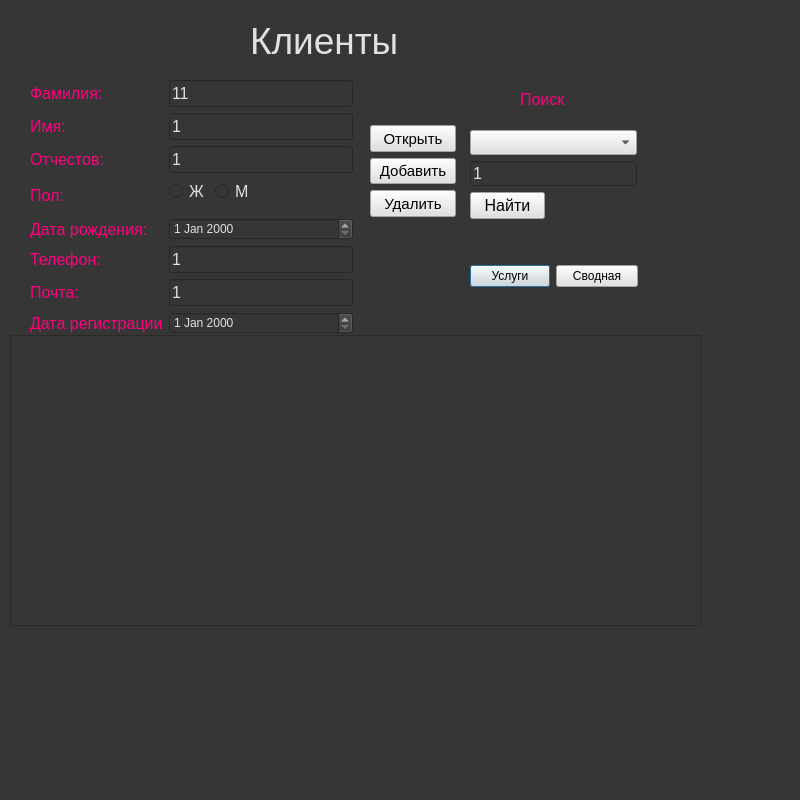
<?xml version="1.0" encoding="UTF-8"?>
<ui version="4.0">
 <class>Dialog</class>
 <widget class="QDialog" name="Dialog">
  <property name="windowModality">
   <enum>Qt::NonModal</enum>
  </property>
  <property name="geometry">
   <rect>
    <x>0</x>
    <y>0</y>
    <width>800</width>
    <height>800</height>
   </rect>
  </property>
  <property name="windowTitle">
   <string>Dialog</string>
  </property>
  <property name="styleSheet">
   <string notr="true">background-color: rgb(54, 54, 54);</string>
  </property>
  <widget class="QLineEdit" name="leFind">
   <property name="enabled">
    <bool>true</bool>
   </property>
   <property name="geometry">
    <rect>
     <x>470</x>
     <y>161</y>
     <width>167</width>
     <height>25</height>
    </rect>
   </property>
   <property name="sizePolicy">
    <sizepolicy hsizetype="Expanding" vsizetype="Maximum">
     <horstretch>0</horstretch>
     <verstretch>0</verstretch>
    </sizepolicy>
   </property>
   <property name="font">
    <font>
     <pointsize>12</pointsize>
    </font>
   </property>
   <property name="styleSheet">
    <string notr="true">color: rgb(225, 225, 225); </string>
   </property>
   <property name="text">
    <string>1</string>
   </property>
  </widget>
  <widget class="QWidget" name="layoutWidget_3">
   <property name="geometry">
    <rect>
     <x>470</x>
     <y>265</y>
     <width>168</width>
     <height>25</height>
    </rect>
   </property>
   <layout class="QFormLayout" name="formLayout_3">
    <item row="0" column="0">
     <widget class="QPushButton" name="pushButton_3">
      <property name="styleSheet">
       <string notr="true">background-color: rgb(225, 225, 225);</string>
      </property>
      <property name="text">
       <string>Услуги</string>
      </property>
     </widget>
    </item>
    <item row="0" column="1">
     <widget class="QPushButton" name="pushButton_2">
      <property name="styleSheet">
       <string notr="true">background-color: rgb(225, 225, 225);</string>
      </property>
      <property name="text">
       <string>Сводная</string>
      </property>
     </widget>
    </item>
   </layout>
  </widget>
  <widget class="QComboBox" name="cbColNames">
   <property name="geometry">
    <rect>
     <x>470</x>
     <y>130</y>
     <width>167</width>
     <height>25</height>
    </rect>
   </property>
   <property name="sizePolicy">
    <sizepolicy hsizetype="Preferred" vsizetype="Maximum">
     <horstretch>0</horstretch>
     <verstretch>0</verstretch>
    </sizepolicy>
   </property>
   <property name="font">
    <font>
     <pointsize>12</pointsize>
    </font>
   </property>
   <property name="styleSheet">
    <string notr="true">background-color: rgb(225, 225, 225);</string>
   </property>
  </widget>
  <widget class="QLabel" name="label_8">
   <property name="geometry">
    <rect>
     <x>520</x>
     <y>90</y>
     <width>51</width>
     <height>19</height>
    </rect>
   </property>
   <property name="sizePolicy">
    <sizepolicy hsizetype="Preferred" vsizetype="Preferred">
     <horstretch>3</horstretch>
     <verstretch>2</verstretch>
    </sizepolicy>
   </property>
   <property name="font">
    <font>
     <pointsize>12</pointsize>
    </font>
   </property>
   <property name="styleSheet">
    <string notr="true">color:rgb(255, 0, 127);</string>
   </property>
   <property name="text">
    <string>Поиск</string>
   </property>
  </widget>
  <widget class="QWidget" name="layoutWidget_2">
   <property name="geometry">
    <rect>
     <x>370</x>
     <y>125</y>
     <width>86</width>
     <height>92</height>
    </rect>
   </property>
   <layout class="QVBoxLayout" name="verticalLayout">
    <item>
     <widget class="QPushButton" name="pbOpen">
      <property name="sizePolicy">
       <sizepolicy hsizetype="Expanding" vsizetype="Expanding">
        <horstretch>0</horstretch>
        <verstretch>0</verstretch>
       </sizepolicy>
      </property>
      <property name="font">
       <font>
        <pointsize>11</pointsize>
       </font>
      </property>
      <property name="mouseTracking">
       <bool>false</bool>
      </property>
      <property name="tabletTracking">
       <bool>false</bool>
      </property>
      <property name="styleSheet">
       <string notr="true">background-color: rgb(225, 225, 225);</string>
      </property>
      <property name="inputMethodHints">
       <set>Qt::ImhNone</set>
      </property>
      <property name="text">
       <string>Открыть</string>
      </property>
      <property name="autoDefault">
       <bool>false</bool>
      </property>
     </widget>
    </item>
    <item>
     <widget class="QPushButton" name="pbInsert">
      <property name="sizePolicy">
       <sizepolicy hsizetype="Expanding" vsizetype="Expanding">
        <horstretch>0</horstretch>
        <verstretch>0</verstretch>
       </sizepolicy>
      </property>
      <property name="font">
       <font>
        <pointsize>11</pointsize>
       </font>
      </property>
      <property name="mouseTracking">
       <bool>false</bool>
      </property>
      <property name="tabletTracking">
       <bool>false</bool>
      </property>
      <property name="styleSheet">
       <string notr="true">background-color: rgb(225, 225, 225);</string>
      </property>
      <property name="inputMethodHints">
       <set>Qt::ImhNone</set>
      </property>
      <property name="text">
       <string>Добавить</string>
      </property>
      <property name="autoDefault">
       <bool>false</bool>
      </property>
     </widget>
    </item>
    <item>
     <widget class="QPushButton" name="pbDelete">
      <property name="sizePolicy">
       <sizepolicy hsizetype="Expanding" vsizetype="Expanding">
        <horstretch>0</horstretch>
        <verstretch>0</verstretch>
       </sizepolicy>
      </property>
      <property name="font">
       <font>
        <pointsize>11</pointsize>
       </font>
      </property>
      <property name="mouseTracking">
       <bool>false</bool>
      </property>
      <property name="tabletTracking">
       <bool>false</bool>
      </property>
      <property name="styleSheet">
       <string notr="true">background-color: rgb(225, 225, 225);</string>
      </property>
      <property name="inputMethodHints">
       <set>Qt::ImhNone</set>
      </property>
      <property name="text">
       <string>Удалить</string>
      </property>
      <property name="autoDefault">
       <bool>false</bool>
      </property>
     </widget>
    </item>
   </layout>
  </widget>
  <widget class="QTableWidget" name="twStaffs">
   <property name="geometry">
    <rect>
     <x>10</x>
     <y>335</y>
     <width>691</width>
     <height>291</height>
    </rect>
   </property>
   <property name="font">
    <font>
     <pointsize>10</pointsize>
    </font>
   </property>
   <property name="styleSheet">
    <string notr="true">color: rgb(225, 225, 225); </string>
   </property>
  </widget>
  <widget class="QPushButton" name="pbFind">
   <property name="geometry">
    <rect>
     <x>470</x>
     <y>192</y>
     <width>75</width>
     <height>27</height>
    </rect>
   </property>
   <property name="font">
    <font>
     <pointsize>12</pointsize>
    </font>
   </property>
   <property name="styleSheet">
    <string notr="true">background-color: rgb(225, 225, 225);</string>
   </property>
   <property name="text">
    <string>Найти</string>
   </property>
  </widget>
  <widget class="QWidget" name="layoutWidget">
   <property name="geometry">
    <rect>
     <x>30</x>
     <y>80</y>
     <width>323</width>
     <height>254</height>
    </rect>
   </property>
   <layout class="QFormLayout" name="formLayout_2">
    <item row="0" column="0">
     <widget class="QLabel" name="label">
      <property name="sizePolicy">
       <sizepolicy hsizetype="Preferred" vsizetype="Preferred">
        <horstretch>3</horstretch>
        <verstretch>2</verstretch>
       </sizepolicy>
      </property>
      <property name="font">
       <font>
        <pointsize>12</pointsize>
       </font>
      </property>
      <property name="styleSheet">
       <string notr="true">color:rgb(255, 0, 127);</string>
      </property>
      <property name="text">
       <string>Фамилия:</string>
      </property>
     </widget>
    </item>
    <item row="0" column="1">
     <widget class="QLineEdit" name="leFio">
      <property name="font">
       <font>
        <pointsize>12</pointsize>
       </font>
      </property>
      <property name="styleSheet">
       <string notr="true">color: rgb(225, 225, 225); </string>
      </property>
      <property name="text">
       <string>11</string>
      </property>
     </widget>
    </item>
    <item row="1" column="0">
     <widget class="QLabel" name="label_9">
      <property name="sizePolicy">
       <sizepolicy hsizetype="Preferred" vsizetype="Preferred">
        <horstretch>3</horstretch>
        <verstretch>2</verstretch>
       </sizepolicy>
      </property>
      <property name="font">
       <font>
        <pointsize>12</pointsize>
       </font>
      </property>
      <property name="styleSheet">
       <string notr="true">color:rgb(255, 0, 127);
</string>
      </property>
      <property name="text">
       <string>Имя:</string>
      </property>
     </widget>
    </item>
    <item row="1" column="1">
     <widget class="QLineEdit" name="leFio_2">
      <property name="font">
       <font>
        <pointsize>12</pointsize>
       </font>
      </property>
      <property name="styleSheet">
       <string notr="true">color: rgb(225, 225, 225); </string>
      </property>
      <property name="text">
       <string>1</string>
      </property>
     </widget>
    </item>
    <item row="2" column="0">
     <widget class="QLabel" name="label_10">
      <property name="sizePolicy">
       <sizepolicy hsizetype="Preferred" vsizetype="Preferred">
        <horstretch>3</horstretch>
        <verstretch>2</verstretch>
       </sizepolicy>
      </property>
      <property name="font">
       <font>
        <pointsize>12</pointsize>
       </font>
      </property>
      <property name="styleSheet">
       <string notr="true">color:rgb(255, 0, 127);</string>
      </property>
      <property name="text">
       <string>Отчестов:</string>
      </property>
     </widget>
    </item>
    <item row="2" column="1">
     <widget class="QLineEdit" name="leFio_3">
      <property name="font">
       <font>
        <pointsize>12</pointsize>
       </font>
      </property>
      <property name="styleSheet">
       <string notr="true">color: rgb(225, 225, 225); </string>
      </property>
      <property name="text">
       <string>1</string>
      </property>
     </widget>
    </item>
    <item row="3" column="0">
     <widget class="QLabel" name="label_2">
      <property name="sizePolicy">
       <sizepolicy hsizetype="Preferred" vsizetype="Preferred">
        <horstretch>3</horstretch>
        <verstretch>2</verstretch>
       </sizepolicy>
      </property>
      <property name="font">
       <font>
        <pointsize>12</pointsize>
       </font>
      </property>
      <property name="styleSheet">
       <string notr="true">color:rgb(255, 0, 127);</string>
      </property>
      <property name="text">
       <string>Пол:</string>
      </property>
     </widget>
    </item>
    <item row="3" column="1">
     <layout class="QFormLayout" name="formLayout">
      <item row="0" column="0">
       <widget class="QRadioButton" name="rbFemale">
        <property name="font">
         <font>
          <pointsize>12</pointsize>
         </font>
        </property>
        <property name="styleSheet">
         <string notr="true">color: rgb(225, 225, 225); </string>
        </property>
        <property name="text">
         <string>Ж</string>
        </property>
       </widget>
      </item>
      <item row="0" column="1">
       <widget class="QRadioButton" name="rbMale">
        <property name="font">
         <font>
          <pointsize>12</pointsize>
         </font>
        </property>
        <property name="styleSheet">
         <string notr="true">color: rgb(225, 225, 225); </string>
        </property>
        <property name="text">
         <string>М</string>
        </property>
       </widget>
      </item>
     </layout>
    </item>
    <item row="4" column="0">
     <widget class="QLabel" name="label_3">
      <property name="sizePolicy">
       <sizepolicy hsizetype="Preferred" vsizetype="Preferred">
        <horstretch>3</horstretch>
        <verstretch>2</verstretch>
       </sizepolicy>
      </property>
      <property name="font">
       <font>
        <pointsize>12</pointsize>
       </font>
      </property>
      <property name="styleSheet">
       <string notr="true">color:rgb(255, 0, 127);</string>
      </property>
      <property name="text">
       <string>Дата рождения:</string>
      </property>
     </widget>
    </item>
    <item row="4" column="1">
     <widget class="QDateEdit" name="sbAge">
      <property name="styleSheet">
       <string notr="true">color: rgb(225, 225, 225); </string>
      </property>
     </widget>
    </item>
    <item row="5" column="0">
     <widget class="QLabel" name="label_4">
      <property name="sizePolicy">
       <sizepolicy hsizetype="Preferred" vsizetype="Preferred">
        <horstretch>3</horstretch>
        <verstretch>2</verstretch>
       </sizepolicy>
      </property>
      <property name="font">
       <font>
        <pointsize>12</pointsize>
       </font>
      </property>
      <property name="styleSheet">
       <string notr="true">color:rgb(255, 0, 127);</string>
      </property>
      <property name="text">
       <string>Телефон:</string>
      </property>
     </widget>
    </item>
    <item row="5" column="1">
     <widget class="QLineEdit" name="lePhone">
      <property name="font">
       <font>
        <pointsize>12</pointsize>
       </font>
      </property>
      <property name="toolTip">
       <string/>
      </property>
      <property name="styleSheet">
       <string notr="true">color: rgb(225, 225, 225); </string>
      </property>
      <property name="inputMask">
       <string/>
      </property>
      <property name="text">
       <string>1</string>
      </property>
     </widget>
    </item>
    <item row="6" column="0">
     <widget class="QLabel" name="label_5">
      <property name="sizePolicy">
       <sizepolicy hsizetype="Preferred" vsizetype="Preferred">
        <horstretch>3</horstretch>
        <verstretch>2</verstretch>
       </sizepolicy>
      </property>
      <property name="font">
       <font>
        <pointsize>12</pointsize>
       </font>
      </property>
      <property name="styleSheet">
       <string notr="true">color:rgb(255, 0, 127);</string>
      </property>
      <property name="text">
       <string>Почта:</string>
      </property>
     </widget>
    </item>
    <item row="6" column="1">
     <widget class="QLineEdit" name="leEmail">
      <property name="font">
       <font>
        <pointsize>12</pointsize>
       </font>
      </property>
      <property name="styleSheet">
       <string notr="true">color: rgb(225, 225, 225); </string>
      </property>
      <property name="text">
       <string>1</string>
      </property>
     </widget>
    </item>
    <item row="7" column="0">
     <widget class="QLabel" name="label_6">
      <property name="sizePolicy">
       <sizepolicy hsizetype="Preferred" vsizetype="Preferred">
        <horstretch>3</horstretch>
        <verstretch>2</verstretch>
       </sizepolicy>
      </property>
      <property name="font">
       <font>
        <pointsize>12</pointsize>
       </font>
      </property>
      <property name="styleSheet">
       <string notr="true">color:rgb(255, 0, 127);</string>
      </property>
      <property name="text">
       <string>Дата регистрации</string>
      </property>
     </widget>
    </item>
    <item row="7" column="1">
     <widget class="QDateEdit" name="sbAge_2">
      <property name="styleSheet">
       <string notr="true">color: rgb(225, 225, 225); </string>
      </property>
     </widget>
    </item>
   </layout>
  </widget>
  <widget class="QLabel" name="label_7">
   <property name="geometry">
    <rect>
     <x>250</x>
     <y>10</y>
     <width>191</width>
     <height>61</height>
    </rect>
   </property>
   <property name="sizePolicy">
    <sizepolicy hsizetype="Preferred" vsizetype="Preferred">
     <horstretch>3</horstretch>
     <verstretch>2</verstretch>
    </sizepolicy>
   </property>
   <property name="font">
    <font>
     <pointsize>28</pointsize>
    </font>
   </property>
   <property name="styleSheet">
    <string notr="true">color: rgb(225, 225, 225); font-size:28pt;

</string>
   </property>
   <property name="text">
    <string>Клиенты </string>
   </property>
  </widget>
 </widget>
 <resources/>
 <connections/>
</ui>
